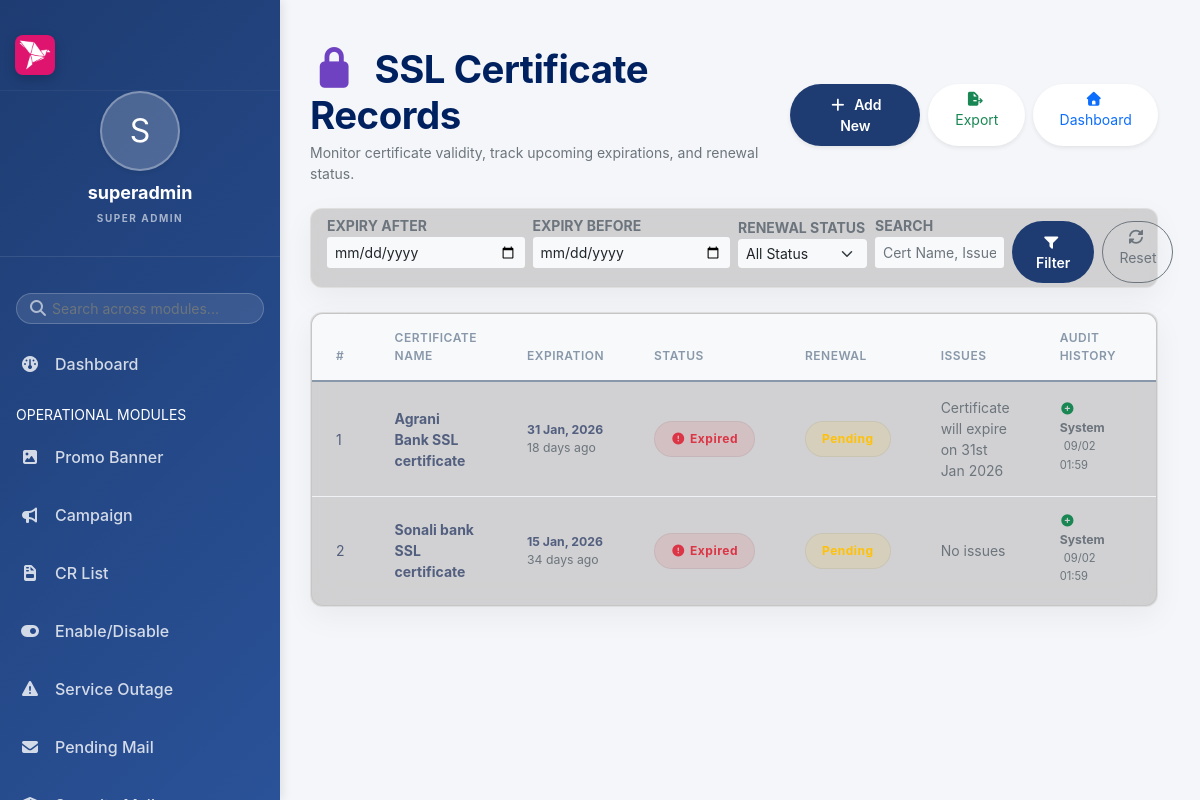
/main/modules/ssl/view.php (signed in), run on the app's committed database.
### tables this page shows
CREATE TABLE `ssl_certificate` (
  `serial_no` int(11) NOT NULL,
  `certificate_name` varchar(254) NOT NULL,
  `expiration_date` date NOT NULL,
  `renewal_status` varchar(80) NOT NULL,
  `issues` varchar(254) NOT NULL,
  `edited_by` varchar(50) DEFAULT NULL,
  `edited_at` timestamp NULL DEFAULT NULL,
  `created_by` varchar(50) DEFAULT NULL,
  `created_at` timestamp NOT NULL DEFAULT current_timestamp()
);

### includes/functions.php (called while the page is built, shortened)
<?php
function e($text) {
    return htmlspecialchars($text, ENT_QUOTES, 'UTF-8');
}
function canEditGlobal() {
    return $_SESSION['role'] !== 'l2';
}

### main/modules/ssl/view.php (the view, shortened to what this page needs)
<?php
require_once __DIR__ . '/../../../config/app.php'; include_once INCLUDES_PATH . '/auth_check.php';
$limit = 10;
$page = isset($_GET['page']) && is_numeric($_GET['page']) ? (int)$_GET['page'] : 1;
$offset = ($page - 1) * $limit;
$where = " WHERE 1=1";
$sql = "SELECT * FROM ssl_certificate " . $where . " ORDER BY serial_no DESC LIMIT $limit OFFSET $offset";
$stmt = mysqli_prepare($conn, $sql);
mysqli_stmt_execute($stmt);
$result = mysqli_stmt_get_result($stmt);
?>
<!DOCTYPE html>
<html lang="en">
<head>
    <link href="https://cdn.jsdelivr.net/npm/bootstrap@5.0.2/dist/css/bootstrap.min.css" rel="stylesheet">
    <link rel="stylesheet" href="https://cdnjs.cloudflare.com/ajax/libs/font-awesome/7.0.1/css/all.min.css">
    <link rel="stylesheet" href="<?= ASSETS_URL ?>/css/style.css">
</head>
<body>
    <div class="dashboard-container">
        <?php include INCLUDES_PATH . '/sidebar.php'; ?>
        <div class="main-content">
            <div class="container-fluid ps-0 mt-3">
                <div class="d-flex justify-content-between align-items-center mb-4">
                    <div>
                        <h1 class="view-header fw-bold mb-1"><i class="fa-solid fa-lock text-purple me-2"></i> SSL Certificate Records</h1>
                        <p class="text-muted small mb-0">Monitor certificate validity, track upcoming expirations, and renewal status.</p>
                    </div>
                    <div class="d-flex gap-2">
                        <?php if (canEditGlobal()): ?>
                        <button class="btn btn-primary btn-sm rounded-pill shadow-sm px-4" data-bs-toggle="modal" data-bs-target="#staticBackdrop_SSLcertificate">
                            <i class="fa-solid fa-plus me-1"></i> Add New
                        </button>
                        <?php endif; ?>
                        <a href="<?= BASE_URL ?>/modules/export/export.php?module=ssl_certificate&<?php echo http_build_query($_GET); ?>" class="btn btn-outline-success btn-sm rounded-pill shadow-sm px-3 bg-white border-0 btn-export-view"><i class="fa-solid fa-file-export me-1"></i> Export</a>
                        <a href="<?= BASE_URL ?>/index.php" class="btn btn-outline-primary btn-sm rounded-pill shadow-sm px-3 border-0 bg-white btn-dashboard-view"><i class="fa-solid fa-house me-1"></i> Dashboard</a>
                    </div>
                </div>
                <div class="glass-card mb-4 p-3 py-1">
                    <form method="GET" class="row g-2 align-items-end">
                        <div class="col-md-3">
                            <label class="small text-muted fw-bold">EXPIRY AFTER</label>
                            <input type="date" name="start_date" class="form-control form-control-sm border-0 bg-light" value="<?php echo e($_GET['start_date'] ?? ''); ?>">
                        </div>
                        <div class="col-md-3">
                            <label class="small text-muted fw-bold">EXPIRY BEFORE</label>
                            <input type="date" name="end_date" class="form-control form-control-sm border-0 bg-light" value="<?php echo e($_GET['end_date'] ?? ''); ?>">
                        </div>
                        <div class="col-md-2">
                            <label class="small text-muted fw-bold">RENEWAL STATUS</label>
                            <select name="status_filter" class="form-select form-select-sm border-0 bg-light">
                                <option value="">All Status</option>
                            </select>
                        </div>
                        <div class="col-md-2">
                            <label class="small text-muted fw-bold">SEARCH</label>
                            <input type="text" name="search" class="form-control form-control-sm border-0 bg-light" placeholder="Cert Name, Issue..." value="<?php echo e($_GET['search'] ?? ''); ?>">
                        </div>
                        <div class="col-md-2 d-flex gap-2">
                            <button type="submit" class="btn btn-primary btn-sm rounded-pill px-4 flex-grow-1"><i class="fa-solid fa-filter me-1"></i> Filter</button>
                            <a href="view_ssl.php" class="btn btn-outline-secondary btn-sm rounded-pill px-3"><i class="fa-solid fa-rotate me-1"></i> Reset</a>
                        </div>
                    </form>
                </div>
                <?php if (mysqli_num_rows($result) > 0) { ?>
                <div class="glass-card mb-4">
                    <div class="table-responsive">
                        <table class="table table-hover align-middle mb-0 dashboard-table">
                            <thead class="bg-light bg-opacity-50">
                                <tr>
                                    <th class="ps-4">#</th>
                                    <th>Certificate Name</th>
                                    <th>Expiration</th>
                                    <th>Status</th>
                                    <th>Renewal</th>
                                    <th>Issues</th>
                                    <th>Audit History</th>
                                    <?php if (canEditGlobal()): ?>
                                    <th class="text-end pe-4">Actions</th>
                                    <?php endif; ?>
                                </tr>
                            </thead>
                            <tbody>
                                <?php
                                $count = $offset + 1;
                                while ($row = mysqli_fetch_assoc($result)) {
                                    $expiration_date = $row["expiration_date"] ?? null;
                                    $days_until_expiry = '-';
                                    $status_badge = '<span class="status-badge bg-secondary bg-opacity-10 text-secondary fw-bold p-2 px-3 rounded-pill">Unknown</span>';
                                    if ($expiration_date) {
                                        $expiry_timestamp = strtotime($expiration_date);
                                        $current_timestamp = time();
                                        $days_until_expiry = ceil(($expiry_timestamp - $current_timestamp) / (60 * 60 * 24));
                                        if ($days_until_expiry < 0) {
                                            $status_badge = '<span class="status-badge bg-danger bg-opacity-10 text-danger fw-bold p-2 px-3 rounded-pill"><i class="fa-solid fa-circle-exclamation me-1"></i> Expired</span>';
                                        } else if ($days_until_expiry <= 30) {
                                            $status_badge = '<span class="status-badge bg-warning bg-opacity-10 text-warning fw-bold p-2 px-3 rounded-pill"><i class="fa-solid fa-clock me-1"></i> Expiring Soon</span>';
                                        } else {
                                            $status_badge = '<span class="status-badge bg-success bg-opacity-10 text-success fw-bold p-2 px-3 rounded-pill"><i class="fa-solid fa-circle-check me-1"></i> Valid</span>';
                                        }
                                    }
                                    $renewal_status_normalized = strtolower(trim($row["renewal_status"] ?? ""));
                                    $renewal_badge = '<span class="status-badge bg-secondary bg-opacity-10 text-secondary fw-bold p-2 px-3 rounded-pill">' . e($renewal_status_normalized ?: "N/A") . '</span>';
                                    if ($renewal_status_normalized == 'renewed') {
                                        $renewal_badge = '<span class="status-badge bg-success bg-opacity-10 text-success fw-bold p-2 px-3 rounded-pill">Renewed</span>';
                                    } else if ($renewal_status_normalized == 'pending') {
                                        $renewal_badge = '<span class="status-badge bg-warning bg-opacity-10 text-warning fw-bold p-2 px-3 rounded-pill">Pending</span>';
                                    } else if ($renewal_status_normalized == 'failed') {
                                        $renewal_badge = '<span class="status-badge bg-danger bg-opacity-10 text-danger fw-bold p-2 px-3 rounded-pill">Failed</span>';
                                    }
                                    echo "<tr>
                                            <td class='ps-4'>" . $count++ . "</td>
                                            <td class='fw-bold'>" . e($row["certificate_name"] ?? "N/A") . "</td>
                                            <td>
                                                <div class='small fw-bold'>" . ($expiration_date ? date('d M, Y', strtotime($expiration_date)) : 'N/A') . "</div>
                                                <div class='text-muted small'>" . ($days_until_expiry !== '-' ? ($days_until_expiry < 0 ? abs($days_until_expiry) . " days ago" : $days_until_expiry . " days left") : "") . "</div>
                                            </td>
                                            <td>" . $status_badge . "</td>
                                            <td>" . $renewal_badge . "</td>
                                            <td class='text-muted small' style='max-width: 150px;' title='" . e($row["issues"] ?? "") . "'>" . e($row["issues"] ?? "None") . "</td>
                                            <td>
                                                <div class='audit-stack'>
                                                    <div class='small text-muted mb-1' title='Created'>
                                                        <i class='fa-solid fa-circle-plus text-success me-1 scale-80'></i> <b>" . (!empty($row['created_by']) ? e($row['created_by']) : 'System') . "</b>
                                                        <span class='ms-1 opacity-75' style='font-size: 0.7rem;'>" . (!empty($row['created_at']) ? date('d/m H:i', strtotime($row['created_at'])) : '-') . "</span>
                                                    </div>";
                                    echo "</div></td>";
                                    if (canEditGlobal()) {
                                        echo "<td class='text-end pe-4'>
                                                <div class='btn-group shadow-sm rounded'>
                                                    <a href='update.php?id=" . (int)$row['serial_no'] . "' class='btn btn-white btn-sm border-end text-primary' title='Edit Record'><i class='fa-solid fa-pen-to-square'></i></a>";
                                        echo "</div></td>";
                                    }
                                    echo "</tr>";
                                }
                                ?>
                            </tbody>
                        </table>
                    </div>
                </div>
            <?php } ?>
        </div>
    </div>
</body>
</html>

### main/assets/css/style.css (style rules this page uses)
:root { --primary-blue: #1e3c72; --secondary-blue: #2a5298; --accent-pink: #d12053; --bg-light: #f4f6f9; --bg-dark: #121212; --glass-bg: rgba(255, 255, 255, 0.6); --glass-border: rgba(255, 255, 255, 0.3); --glass-bg-dark: rgba(30, 30, 30, 0.7); --glass-border-dark: rgba(255, 255, 255, 0.1); --text-main: #333; --text-muted: #666; --text-light: #fff; --card-shadow: 0 10px 30px rgba(0, 0, 0, 0.05); --card-shadow-hover: 0 15px 35px rgba(0, 0, 0, 0.1); --border-radius: 12px; --transition: all 0.3s cubic-bezier(0.4, 0, 0.2, 1); --bkash-pink: #df146e; --bkash-dark-pink: #d12053; --bkash-light-pink: #f48fb1; --bkash-shadow: 0 10px 25px -5px rgba(223, 20, 110, 0.3); --sidebar-logo-size: 40px; }
.bg-opacity-10 { --bs-bg-opacity: 0.1; }
.status-badge { display: inline-flex; align-items: center; font-size: 0.75rem; letter-spacing: 0.5px; border: 1px solid rgba(0, 0, 0, 0.05); transition: var(--transition); }
.bg-danger.bg-opacity-10 { background-color: rgba(220, 53, 69, 0.1) !important; }
.bg-warning.bg-opacity-10 { background-color: rgba(255, 193, 7, 0.1) !important; }
.text-purple { color: #6f42c1 !important; }
body { background-color: transparent !important; transition: var(--transition); position: relative; min-height: 100vh; font-family: 'Inter', -apple-system, BlinkMacSystemFont, "Segoe UI", Roboto, Helvetica, Arial, sans-serif; }
.glass-card { background: rgba(186, 183, 183, 0.6); backdrop-filter: blur(15px); -webkit-backdrop-filter: blur(15px); border: 1px solid var(--glass-border); border-radius: var(--border-radius); box-shadow: var(--card-shadow); transition: var(--transition); }
a { text-decoration: none; color: #000; }
form input, form select, form textarea { border: 1px solid #ddd; border-radius: var(--border-radius); margin-bottom: 15px; padding: 12px 15px; transition: var(--transition); background: white; }
.btn-primary { background-color: var(--primary-blue); border: none; padding: 10px 25px; border-radius: 8px; font-weight: 600; }
.dashboard-container { display: flex; min-height: 100vh; width: 100%; }
.main-content { flex: 1; padding: 30px; margin-left: 280px; background-color: #f4f6f9; min-height: 100vh; transition: all 0.4s ease; width: calc(100% - 280px); }
.view-header { color: #002160ff; font-weight: 700; margin-bottom: 0; }
.dashboard-table thead th { background-color: #f8f9fa; border-bottom: 2px solid #edf2f9; color: #8898aa; font-weight: 600; text-transform: uppercase; font-size: 12px; letter-spacing: .5px; padding: 15px 25px; }
.dashboard-table tbody td { padding: 15px 25px; vertical-align: middle; border-bottom: 1px solid #f0f2f5; color: #525f7f; font-size: 14px; }
.dashboard-table tbody tr:last-child td { border-bottom: none; }
html, body { max-width: 100%; overflow-x: hidden; -webkit-font-smoothing: antialiased; -moz-osx-font-smoothing: grayscale; }
h1.view-header { font-size: clamp(1.6rem, 4vw, 2.4rem) !important; letter-spacing: -0.5px; }
.table-responsive { border-radius: 12px; overflow-x: auto; display: block; width: 100%; -webkit-overflow-scrolling: touch; }
.dashboard-table { min-width: 900px !important; }
.table-responsive { border-radius: 12px; border: 1px solid rgba(0, 0, 0, 0.05); }
.btn-export-view, .btn-dashboard-view { transition: all 0.4s cubic-bezier(0.175, 0.885, 0.32, 1.275) !important; }

### data on the page
ssl_certificate: certificate_name "Agrani Bank SSL certificate", expiration_date "31 Jan, 2026", expiration_date "18", shows "Expired", issues "Certificate will expire on 31st Jan 2026", shows "System", created_at "09/02 01:59"
ssl_certificate: certificate_name "Sonali bank SSL certificate", expiration_date "15 Jan, 2026", expiration_date "34", shows "Expired", issues "No issues", shows "System", created_at "09/02 01:59"

### other printed values
substr($user_name, 0, 1) "S"
$user_name "superadmin"
